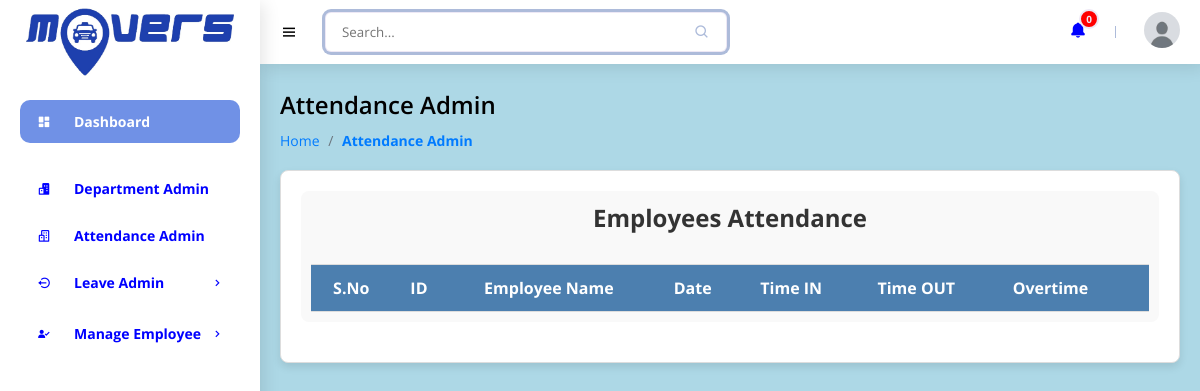
Page /h3timesheet.php (signed in) on the earlier database version.
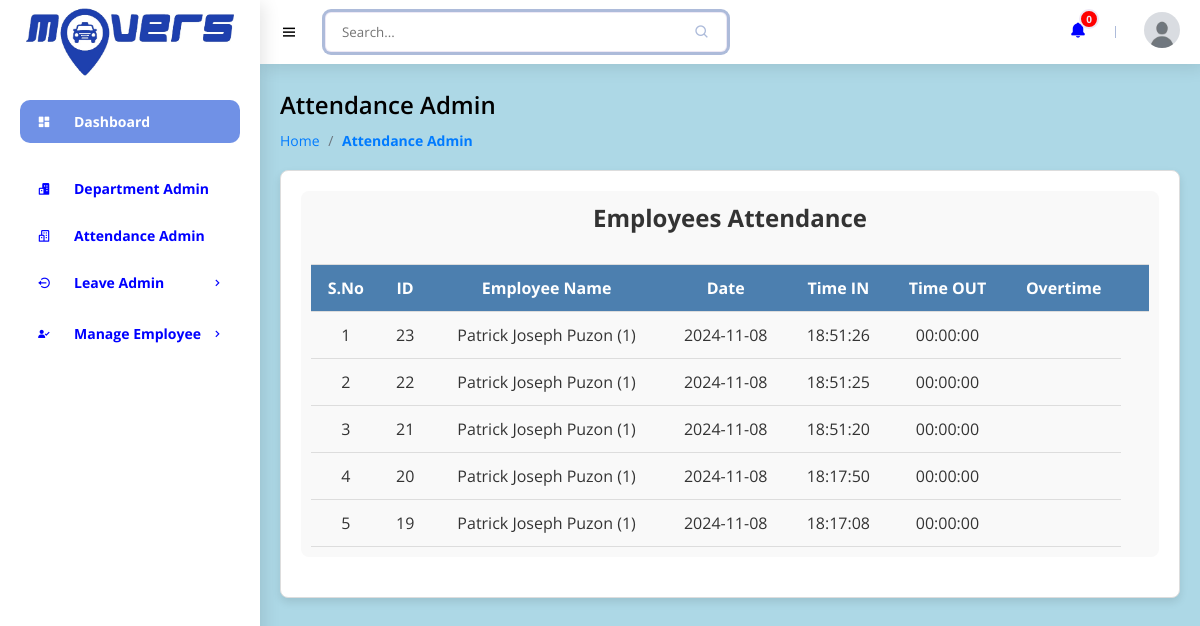
Same page on the later database version.
### tables this page shows
CREATE TABLE `attendance` (
  `id` int(11) NOT NULL,
  `e_attendance_id` int(11) NOT NULL,
  `date` date NOT NULL,
  `time_in` time NOT NULL,
  `time_out` time NOT NULL
);

CREATE TABLE `employee` (
  `id` int(11) NOT NULL,
  `name` varchar(255) NOT NULL,
  `email` varchar(255) NOT NULL,
  `mobile` varchar(15) NOT NULL,
  `password` varchar(20) NOT NULL,
  `department_id` int(11) NOT NULL,
  `address` varchar(2000) NOT NULL,
  `birthday` date NOT NULL,
  `role` int(11) NOT NULL
);

### h3timesheet.php (the view, shortened to what this page needs)
<?php
require('sidebar_navbar_footer/h3sidebar_nav.php');
if($_SESSION['ROLE']==1){
	$sql="select `attendance`.*, employee.name,employee.id as e_attendance_id from `attendance`,employee where `attendance`.e_attendance_id=employee.id order by `attendance`.id desc";
}else{
	$e_attendance_id=$_SESSION['USER_ID'];
	$sql="select `attendance`.*, employee.name ,employee.id as e_attendance_id from `attendance`,employee where `attendance`.e_attendance_id='$e_attendance_id' and `attendance`.e_attendance_id=employee.id order by `attendance`.id desc";
}
$res2=mysqli_query($con,$sql);
?>
    <main>
	<?php if($_SESSION['ROLE']==1){?>
		<h1 class="h3title">Attendance Admin</h1>
        <ul class="h3breadcrumbs">
            <li><a href="h3dashboard.php">Home</a></li>
            <li class="h3divider">/</a></li>
            <li><a href="#" class="h3active">Attendance Admin</a></li>
        </ul>
                <div class="time2-container">
						<div class="card2">
							<div class="card-body2">
							<h4 class="box-title2">Employees Attendance </h4>
							</div>
							<div class="card-body-2">
							<div class="table-stats order-table ov-h">
								<table class="table2 ">
									<thead>
										<tr>
										<th >S.No</th>
										<th >ID</th>
										<th >Employee Name</th>
										<th >Date</th>
										<th >Time IN</th>
										<th >Time OUT</th>
										<th >Overtime</th>
										<th ></th>
										</tr>
									</thead>
									<tbody>
										<?php
										$i=1;
										while($row=mysqli_fetch_assoc($res2)){?>
										<tr>
										<td><?php echo $i?></td>
										<td><?php echo $row['id']?></td>
										<td><?php echo $row['name'].' ('.$row['e_attendance_id'].')'?></td>
										<td><?php echo $row['date']?></td>
                                      	<td><?php echo $row['time_in']?></td>
									   	<td><?php echo $row['time_out']?></td>
										<td><?php echo $row['Overtime']?></td>
										</tr>
										<?php
										$i++;
										} ?>
									</tbody>
								</table>
							</div>
							</div>
						</div>
					</div>
					<?php } ?>
    </main>
<?php
require('sidebar_navbar_footer/h3continuation.php');
?>

Differences in the rows shown:
added attendance: id "23", employee.name "Patrick Joseph Puzon", employee.id "1", date "2024-11-08", time_in "18:51:26", time_out "00:00:00"
added attendance: id "22", employee.name "Patrick Joseph Puzon", employee.id "1", date "2024-11-08", time_in "18:51:25", time_out "00:00:00"
added attendance: id "21", employee.name "Patrick Joseph Puzon", employee.id "1", date "2024-11-08", time_in "18:51:20", time_out "00:00:00"
added attendance: id "20", employee.name "Patrick Joseph Puzon", employee.id "1", date "2024-11-08", time_in "18:17:50", time_out "00:00:00"
added attendance: id "19", employee.name "Patrick Joseph Puzon", employee.id "1", date "2024-11-08", time_in "18:17:08", time_out "00:00:00"
